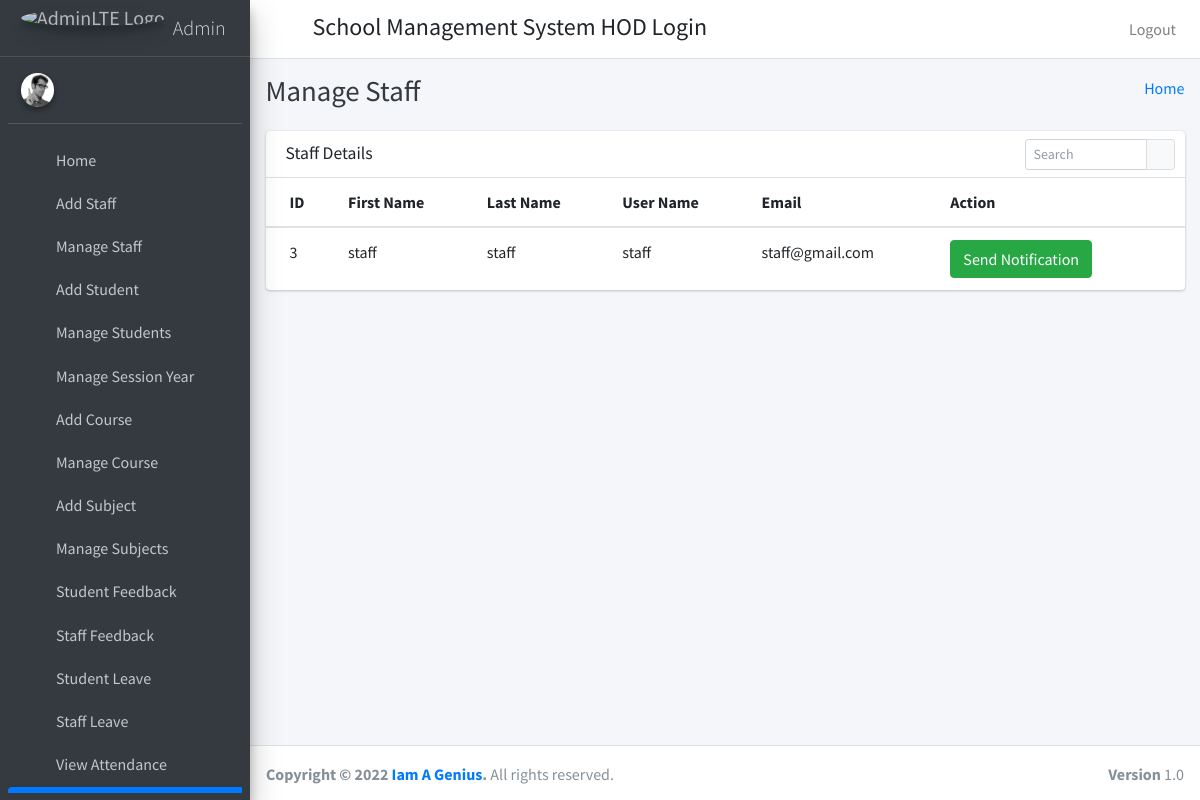
/admin_send_notification_staff, run on an earlier commit of the app's database.
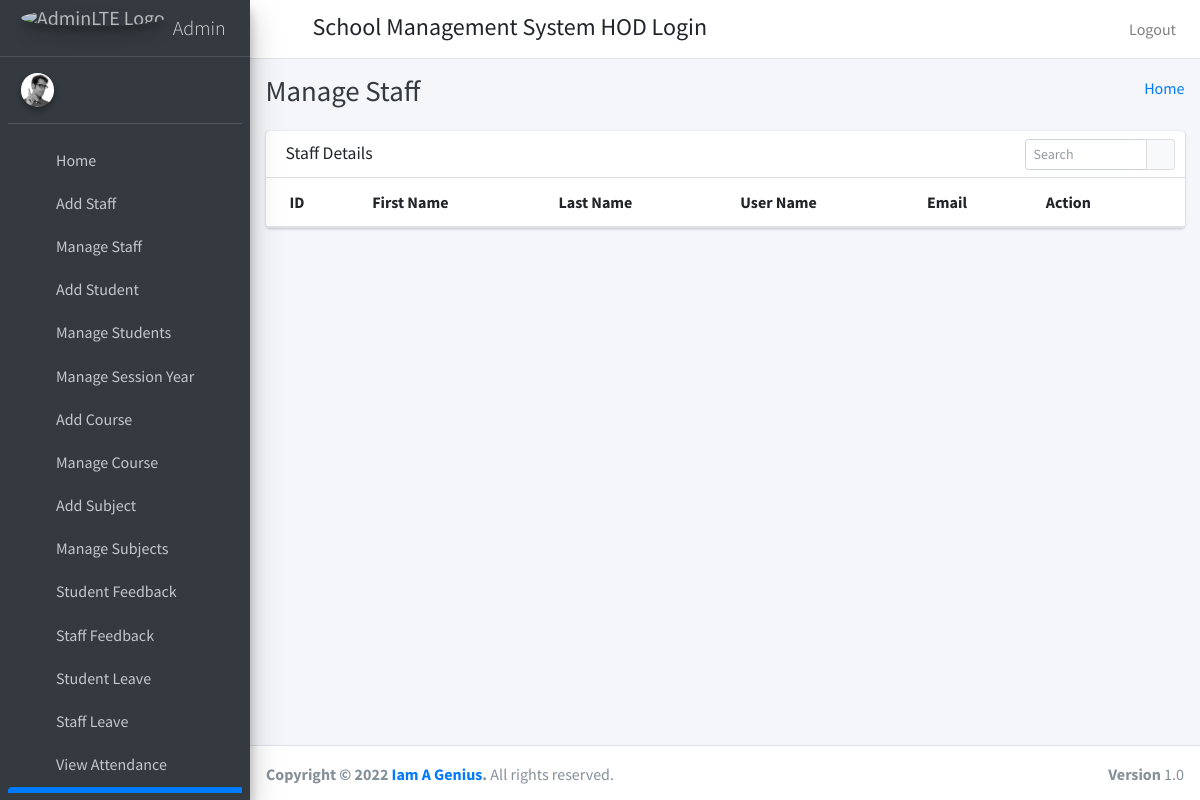
And on a later commit of the database.
### Student/models.py (models this page shows)
class staff(models.Model):
    id = models.AutoField(primary_key=True)
    admin = models.OneToOneField(CustomUser, on_delete=models.CASCADE)
    address = models.TextField()
    created_at = models.DateTimeField(auto_now_add=True)
    updated_at = models.DateTimeField(auto_now_add=True)
    fcm_token=models.TextField(default="")
    objects=models.Manager()

class CustomUser(AbstractUser):
    user_type_data=((1,"HOD"),(2,"staff"),(3,"student"))
    user_type= models.CharField(default=1, choices=user_type_data,max_length=10)

### Student/hod_views.py (the view)
# urls.py: path('admin_send_notification_staff',hod_views.admin_send_notification_staff,name="admin_send_notification_staff"),
def admin_send_notification_staff(request):
    staffs=staff.objects.all()
    return render(request,"Hod_template/staff_notification.html",{"staffs":staffs})

### templates/Hod_template/staff_notification.html (shortened to what this page needs)
{% extends 'Hod_template/base_template.html' %}
{% block page_title %} Manage Staff {% endblock page_title %}
{% load static %}
{% block main_content %}
<section class="content">
      <div class="container-fluid">
       <div class="row">
          <div class="col-12">
            <div class="card">
              <div class="card-header">
                <h3 class="card-title"> Staff Details</h3>
                <div class="card-tools">
                  <div class="input-group input-group-sm" style="width: 150px;">
                    <input type="text" name="table_search" class="form-control float-right" placeholder="Search">
                    <div class="input-group-append">
                      <button type="submit" class="btn btn-default"><i class="fas fa-search"></i></button>
                    </div>
                  </div>
                </div>
              </div>
              <div class="card-body table-responsive p-0">
                <table class="table table-hover text-nowrap">
                  <thead>
                    <tr>
                      <th>ID</th>
                      <th>First Name</th>
                      <th>Last Name</th>
                      <th>User Name</th>
                      <th>Email</th>
                      <th>Action</th>
                    </tr>
                  </thead>
                  <tbody>
                  {% for staff in staffs %}
                    <tr>
                      <td>{{ staff.admin.id }}</td>
                      <td>{{ staff.admin.first_name }}</td>
                      <td>{{ staff.admin.last_name }}</td>
                      <td>{{ staff.admin.username }}</td>
                      <td>{{ staff.admin.email }}</td>
                      <td><a href="#" class="btn btn-success show_notitification" data-toggle="modal" data-target="#myModal">Send Notification</a></td>
                    </tr>
                  {% endfor %}
                  </tbody>
                </table>
              </div>
            </div>
          </div>
        </div>
      </div>
    </section>
{% endblock main_content %}

What changed in the data, as far as the page shows it:
removed staff: admin.id "3", admin.first_name "staff", admin.last_name "staff", admin.username "staff", admin.email "staff@gmail.com"
